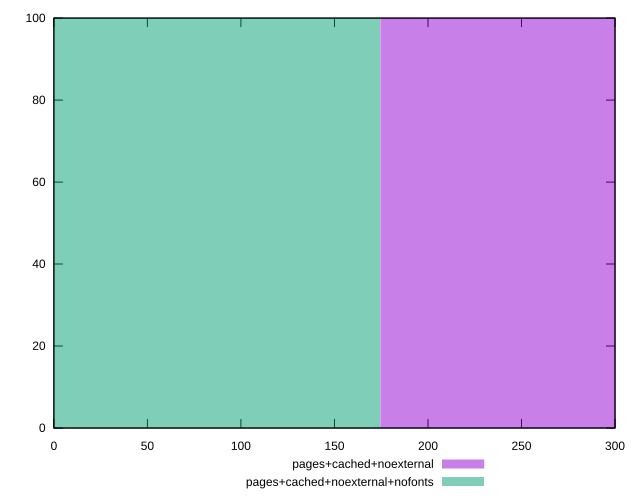

Write the gnuplot code that produced this figure.
reset
set terminal svg size 640, 500
set output "reprap/unused-css-rules/comparison/histogram/5_vs_6.svg"

$pagesCachedNoexternal <<EOF
348.92868174251157 100
EOF

$pagesCachedNoexternalNofonts <<EOF
0 100
EOF

set key outside below
set boxwidth 348.92868174251157
set yrange [0:100]
set style fill transparent solid 0.5 noborder

plot \
  $pagesCachedNoexternal title "pages+cached+noexternal" with boxes, \
  $pagesCachedNoexternalNofonts title "pages+cached+noexternal+nofonts" with boxes, \


reset
